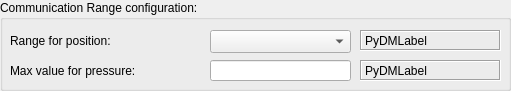
  <widget class="QGroupBox" name="groupBox_4">
   <property name="geometry">
    <rect>
     <x>10</x>
     <y>390</y>
     <width>511</width>
     <height>91</height>
    </rect>
   </property>
   <property name="title">
    <string>Communication Range configuration:</string>
   </property>
   <widget class="QLabel" name="label_19">
    <property name="geometry">
     <rect>
      <x>10</x>
      <y>30</y>
      <width>161</width>
      <height>21</height>
     </rect>
    </property>
    <property name="text">
     <string>Range for position:</string>
    </property>
   </widget>
   <widget class="PyDMLabel" name="PyDMLabel_25">
    <property name="geometry">
     <rect>
      <x>360</x>
      <y>30</y>
      <width>141</width>
      <height>21</height>
     </rect>
    </property>
    <property name="toolTip">
     <string/>
    </property>
    <property name="frameShape">
     <enum>QFrame::Box</enum>
    </property>
    <property name="frameShadow">
     <enum>QFrame::Sunken</enum>
    </property>
    <property name="text">
     <string>PyDMLabel</string>
    </property>
    <property name="precisionFromPV" stdset="0">
     <bool>false</bool>
    </property>
    <property name="alarmSensitiveBorder" stdset="0">
     <bool>false</bool>
    </property>
   </widget>
   <widget class="PyDMEnumComboBox" name="PyDMEnumComboBox_15">
    <property name="geometry">
     <rect>
      <x>210</x>
      <y>30</y>
      <width>141</width>
      <height>23</height>
     </rect>
    </property>
    <property name="toolTip">
     <string/>
    </property>
    <property name="currentText">
     <string/>
    </property>
    <property name="alarmSensitiveBorder" stdset="0">
     <bool>false</bool>
    </property>
   </widget>
   <widget class="PyDMLabel" name="PyDMLabel_26">
    <property name="geometry">
     <rect>
      <x>360</x>
      <y>60</y>
      <width>141</width>
      <height>21</height>
     </rect>
    </property>
    <property name="toolTip">
     <string/>
    </property>
    <property name="frameShape">
     <enum>QFrame::Box</enum>
    </property>
    <property name="frameShadow">
     <enum>QFrame::Sunken</enum>
    </property>
    <property name="text">
     <string>PyDMLabel</string>
    </property>
    <property name="precisionFromPV" stdset="0">
     <bool>false</bool>
    </property>
    <property name="alarmSensitiveBorder" stdset="0">
     <bool>false</bool>
    </property>
   </widget>
   <widget class="QLabel" name="label_20">
    <property name="geometry">
     <rect>
      <x>10</x>
      <y>60</y>
      <width>161</width>
      <height>21</height>
     </rect>
    </property>
    <property name="text">
     <string>Max value for pressure:</string>
    </property>
   </widget>
   <widget class="PyDMLineEdit" name="PyDMLineEdit_4">
    <property name="geometry">
     <rect>
      <x>210</x>
      <y>60</y>
      <width>141</width>
      <height>21</height>
     </rect>
    </property>
    <property name="toolTip">
     <string/>
    </property>
   </widget>
  </widget>
